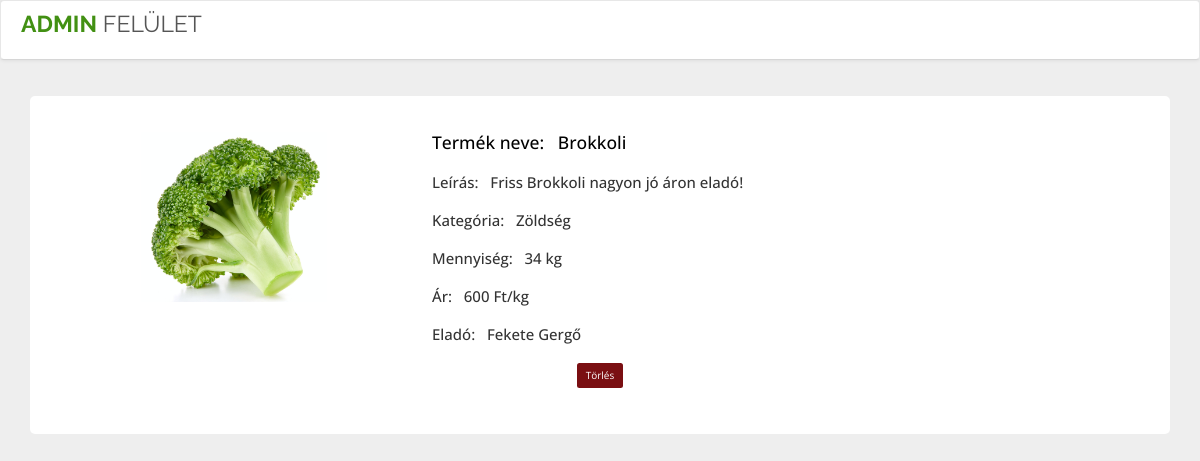
/admin/hirdeteskezeles.php?hirdetesId=43 (signed in), run on the app's committed database.
### tables this page shows
CREATE TABLE `kepek` (
  `kep_id` int(11) NOT NULL,
  `file_name` varchar(255) NOT NULL,
  `file_type` varchar(50) NOT NULL,
  `file_size` int(11) NOT NULL,
  `upload_date` timestamp NOT NULL DEFAULT current_timestamp() ON UPDATE current_timestamp(),
  `kep_leiras` text NOT NULL
);

CREATE TABLE `termekek` (
  `termek_id` int(11) NOT NULL,
  `kategoria_id` int(11) NOT NULL,
  `hirdeto_id` int(11) NOT NULL,
  `nev` varchar(30) NOT NULL,
  `leiras` text NOT NULL,
  `mennyiseg` int(11) NOT NULL,
  `ar` int(11) NOT NULL,
  `kep_id` int(11) NOT NULL,
  `feltoltes_date` date NOT NULL,
  `jovahagyva` tinyint(1) DEFAULT 0,
  `jelentve` tinyint(1) DEFAULT 0,
  `torolve` tinyint(1) DEFAULT 0
);

CREATE TABLE `kategoria` (
  `kategoria_id` int(11) NOT NULL,
  `nev` varchar(30) NOT NULL
);

CREATE TABLE `user` (
  `user_id` int(11) NOT NULL,
  `lname` varchar(32) NOT NULL,
  `fname` varchar(32) NOT NULL,
  `username` varchar(32) NOT NULL,
  `email` varchar(64) NOT NULL,
  `password` varchar(32) NOT NULL,
  `admine` tinyint(1) DEFAULT 0
);

### admin/hirdeteskezeles.php (the view, shortened to what this page needs)
<?php
include('../connect.php');
$hirdetes_id = $_GET['hirdetesId'];
$hirdetes_adat = mysqli_query($connect, "SELECT * FROM termekek WHERE termek_id = '$hirdetes_id'");
$hirdetes_row = mysqli_fetch_assoc($hirdetes_adat);
$felado_id = $hirdetes_row['hirdeto_id'];
$kat_id = $hirdetes_row['kategoria_id'];
$kepek = mysqli_query($connect, "SELECT * FROM kepek WHERE kep_id = '$hirdetes_row[kep_id]'");
$kep_row = mysqli_fetch_assoc($kepek);
$felado = mysqli_query($connect, "SELECT lname, fname FROM user WHERE user_id = '$felado_id'");
$felado_row = mysqli_fetch_assoc($felado);
$felado_name = $felado_row['lname'] . ' ' . $felado_row['fname'];
$kat = mysqli_query($connect, "SELECT nev FROM kategoria WHERE kategoria_id = '$kat_id'");
$kat_row = mysqli_fetch_assoc($kat);
$kat_name = $kat_row['nev'];
?>
<!DOCTYPE html>
<html lang="en">
<head>
    <link rel="stylesheet" href="https://maxcdn.bootstrapcdn.com/font-awesome/4.7.0/css/font-awesome.min.css">
    <link rel="stylesheet" href="https://maxcdn.bootstrapcdn.com/bootstrap/3.3.7/css/bootstrap.min.css">
    <link href="//maxcdn.bootstrapcdn.com/bootstrap/4.1.1/css/bootstrap.min.css" rel="stylesheet" id="bootstrap-css">
</head>
<body>
    <nav class="navbar navbar-default navbar-expand-lg navbar-light">
        <div class="navbar-header">
            <a class="navbar-brand" href="../admin/adminkezdolap.php"><b>Admin</b> Felület</a>
        </div>
    </nav>
    <div class="container emp-profile">
        <form method="post">
            <div class="row">
                <div class="col-md-4">
                    <div>
                        <img class="center" src="../uploads/<?php echo $kep_row['file_name']; ?>" width="auto" height="170" alt="" />
                    </div>
                </div>
                <div class="col-md-6">
                    <div class="profile-head">
                        <h3>
                            Termék neve: &nbsp; <?php echo $hirdetes_row['nev']; ?>
                        </h3>
                        <br>
                        <h4>
                            Leírás: &nbsp; <?php echo $hirdetes_row['leiras']; ?>
                        </h4>
                        <br>
                        <h4>
                            Kategória: &nbsp; <?php echo $kat_name ?>
                        </h4>
                        <br>
                        <h4>
                            Mennyiség: &nbsp; <?php if ($hirdetes_row['kategoria_id'] == '1' || $hirdetes_row['kategoria_id'] == '2') {
                                                    echo $hirdetes_row['mennyiseg'] . ' kg';
                                                } else if ($hirdetes_row['kategoria_id'] == '3' || $hirdetes_row['kategoria_id'] == '4') {
                                                    echo $hirdetes_row['mennyiseg'] . ' üveg';
                                                } else if ($hirdetes_row['kategoria_id'] == '5' || $hirdetes_row['kategoria_id'] == '6') {
                                                    echo $hirdetes_row['mennyiseg'] . ' liter';
                                                } else {
                                                    echo $hirdetes_row['mennyiseg'] . ' db';
                                                } ?>
                        </h4>
                        <br>
                        <h4>
                            Ár: &nbsp; <?php if ($hirdetes_row['kategoria_id'] == '1' || $hirdetes_row['kategoria_id'] == '2') {
                                            echo $hirdetes_row['ar'] . ' Ft/kg';
                                        } else if ($hirdetes_row['kategoria_id'] == '3' || $hirdetes_row['kategoria_id'] == '4') {
                                            echo $hirdetes_row['ar'] . ' Ft/üveg';
                                        } else if ($hirdetes_row['kategoria_id'] == '5' || $hirdetes_row['kategoria_id'] == '6') {
                                            echo $hirdetes_row['ar'] . ' Ft/liter';
                                        } else {
                                            echo $hirdetes_row['ar'] . ' Ft/db';
                                        } ?>
                        </h4>
                        <br>
                        <h4>
                            Eladó: &nbsp; <?php echo $felado_name; ?>
                        </h4>
                        <br>
                    </div>
                </div>
            </div>
            <form method="post" style="text-align: center;">
                <button class="btn del-btn" style="display: block; margin: 0 auto 10px; background: #7a0f12; color: #fff;" id="del" name="del">Törlés</button>
            </form>
        </form>
    </div>
</body>
</html>

### style/navstyle.css (style rules this page uses)
body { background-color: #eee; font-family: 'Open Sans', sans-serif; }
.navbar { font-size: 16px; background: #ffffff; padding-top: 3px; padding-left: 20px; padding-right: 20px; border-bottom: 1px solid #d6d6d6; box-shadow: 0 0 4px rgba(0,0,0,.1); }
.navbar .navbar-brand { color: #555; padding-left: 0; font-size: 23px; padding-right: 50px; font-family: 'Raleway', sans-serif; text-transform: uppercase; }
.navbar .navbar-brand b { font-weight: bold; color: #429013; }

### style/hirdeteskezeles.css (style rules this page uses)
.emp-profile { padding: 3%; margin-top: 3%; margin-bottom: 3%; border-radius: 0.5rem; background: #fff; }
.center { display: block; margin-left: auto; margin-right: auto; }
.profile-head h3 { color: #000000; }
.profile-head h4 { color: #333; }

### data on the page
kepek: file_name (picture)
termekek: nev "Brokkoli", leiras "Friss Brokkoli nagyon jó áron eladó!", mennyiseg "34", ar "600"
kategoria: nev "Zöldség"
user: felado_name "Fekete Gergő"
